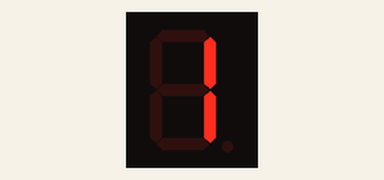
Simulated run of this program. Board: ESP8266 board running MicroPython. Parts: 1-digit seven-segment display. The segment pins are drawn as the display they are named for.

Above: at 0.15 s.
At 0.57 s:
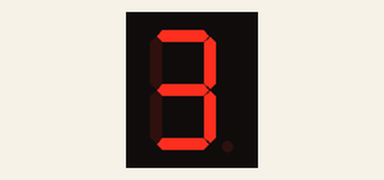
At 0.96 s:
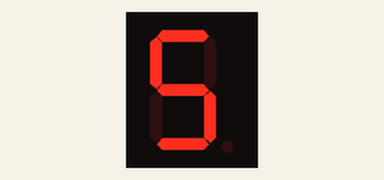
At 1.56 s:
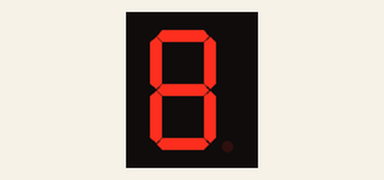
At 1.95 s:
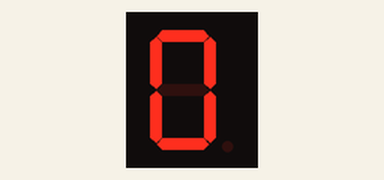
At 2.37 s:
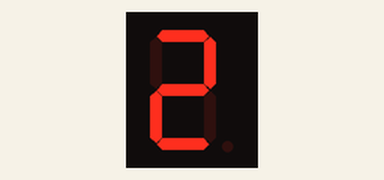

The program:

sevenSeg.py
```python
##
#   @file   main.py
#   @author Talita Valeria A da Matta
#   @date   March 2017
#   @description Mod 10-counter with 7 seg display
##

from machine import Pin
import array
import utime
import pmap  #pin mapping

# Binary to 7seg digit
digit = array.array('B', [ 0x3F,  # 0
                           0x06,  # 1
                           0x5B,  # 2
                           0x4F,  # 3
                           0x66,  # 4
                           0x6D,  # 5
                           0x7D,  # 6
                           0x07,  # 7
                           0x7F,  # 8
                           0x6F]) # 9

# Configure pins as OUTPUT
pins = [ Pin(pmap.D1, Pin.OUT),
         Pin(pmap.D2, Pin.OUT),
         Pin(pmap.D3, Pin.OUT),
         Pin(pmap.D4, Pin.OUT),
         Pin(pmap.D5, Pin.OUT),
         Pin(pmap.D6, Pin.OUT),
         Pin(pmap.D7, Pin.OUT)]

cont = 0

while(True):

    if(cont + 1 > 9):
        cont = 0
    else:
        cont+=1

    for x in range(0, 7):
        pins[x].value( digit[cont] & (1 << x) )

    utime.sleep_ms(200)
```

pmap.py
```python
##
#   @file   pmap.py
#   @author Talita Valeria A da Matta
#   @date   March 2017
#   @description Pin Mapping for NodeMCU ESP-12E
##

#Analog Pin
A0 = 30

# Digital Pins
D0 = 16
D1 = 5
D2  = 4
D3  = 0
D4  = 2
D5  = 14
D6  = 12
D7  = 13
D8  = 15

# RX/TX Pin
RX  = 3
TX = 1

# I2C Interface
CLK = 22
SD0 = 23
SD1 = 25
SD2 = 26
SD3 = 27

# Other
RST = 18
EN = 19
CMD = 24
```

Measured:
- by itself, everything shown: repeats every 2.0 s, in 10 steps
